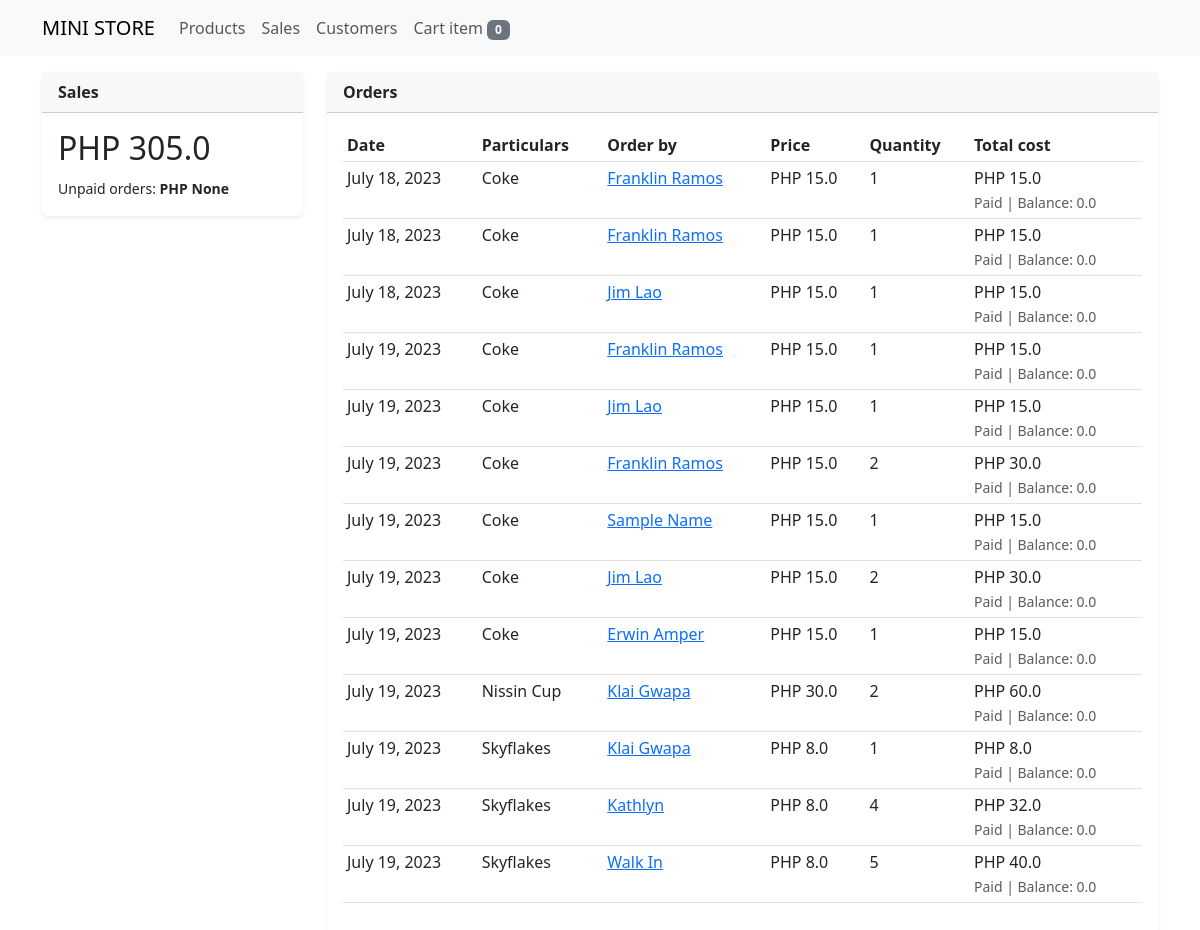
The app's page /sales, older data.
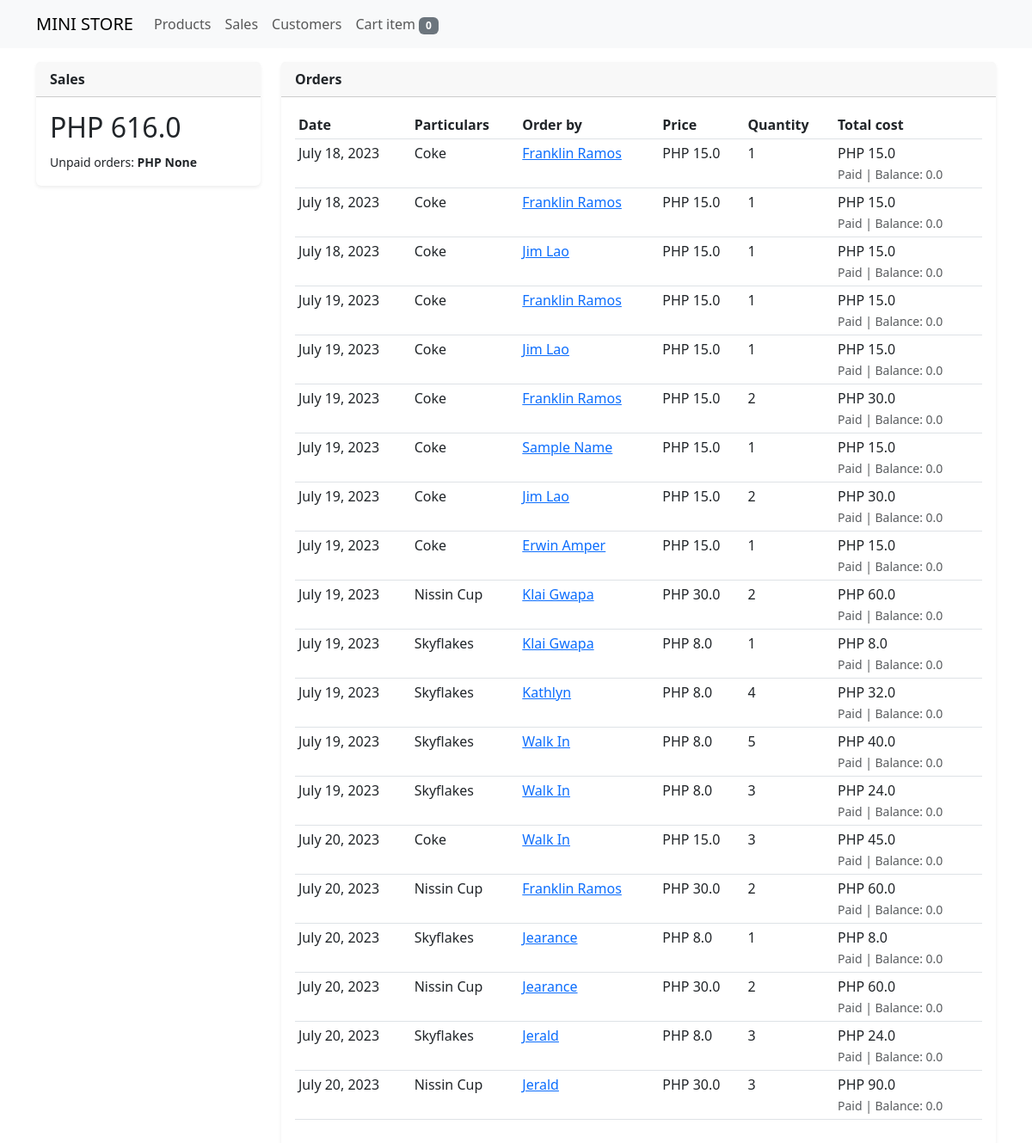
The same page, newer data.
### store/models.py (models this page shows, shortened)
class OrderTransaction(models.Model):
    order_id = models.CharField(max_length=12, unique=True)
    customer = models.ForeignKey(Customer, on_delete=models.CASCADE)
    product = models.ForeignKey(Product, on_delete=models.CASCADE)
    price = models.FloatField()
    quantity = models.PositiveIntegerField()
    total_amount = models.FloatField()
    is_paid = models.BooleanField(default=False)
    created = models.DateTimeField(auto_now_add=True)
    @property
    def get_cost(self):
        cost = self.price * self.quantity
        return cost
    @property
    def balance(self):
        if not self.is_paid:
            balance = self.get_cost
        else:
            balance = 0.0
        return balance

class TimeStampedModel(models.Model):
    created = models.DateTimeField(auto_now_add=True)
    updated = models.DateTimeField(auto_now=True)
    class Meta:
        ordering = ('-updated','-created')

class Product(TimeStampedModel):
    user = models.ForeignKey(User, on_delete=models.CASCADE)
    bar_code = models.CharField(max_length=20, unique=True)
    name = models.CharField(max_length=200)
    category = models.ForeignKey(Category, on_delete=models.CASCADE, blank=True, null=True)
    cost = models.FloatField()
    price = models.FloatField()
    quantity = models.IntegerField()
    image = models.ImageField(upload_to=image_directory_path, blank=True, null=True)

class Customer(models.Model):
    customer_id = models.CharField(max_length=12, unique=True, blank=True, null=True)
    name = models.CharField(max_length=200, unique=True)
    contact = models.CharField(max_length=20, blank=True, null=True)
    is_active = models.BooleanField(default=True)

### store/views/order_view.py (the view)
# urls.py: path('sales', order_view, name='order_view'),
def order_view(request):
    orders = OrderTransaction.objects.all()
    paid_orders = OrderTransaction.objects.filter(is_paid=True).aggregate(total=(Sum(F('price') * F('quantity'))))
    unpaid_orders = OrderTransaction.objects.filter(is_paid=False).aggregate(total=(Sum(F('price') * F('quantity'))))
    cart = Cart(request)
    cart_items = cart.__len__()
    context = {
        "title": "orders",
        "orders": orders,
        "cart_items": cart_items,
        "paid_orders": paid_orders['total'],
        "unpaid_orders": unpaid_orders['total']
    }
    return render(request, 'order_view.html', context)

### store/cartitem.py (called while the page is built)
    def __len__(self):
        return sum(item['quantity'] for item in self.cart.values())

### store/templates/order_view.html
{% extends 'base.html' %}
{% block content %}
<div class="row">
    <div class="col-sm-3">
        <div class="card border-0 shadow-sm mt-3">
            <div class="card-header">
                <strong>Sales</strong>
            </div>
            <div class="card-body">
                <h2>PHP {{ paid_orders }}</h2>
                <small>Unpaid orders: <b>PHP {{ unpaid_orders }}</b></small>
            </div>
        </div>
    </div>
    <div class="col-sm-9">
        <div class="card border-0 shadow-sm mt-3">
            <div class="card-header">
                <strong>Orders</strong>
            </div>
            <div class="card-body">
                <table class="table table-sm" id="myTable">
                    <thead>
                        <tr>
                            <th>Date</th>
                            <th>Particulars</th>
                            <th>Order by</th>
                            <th>Price</th>
                            <th>Quantity</th>
                            <th>Total cost</th>
                        </tr>
                    </thead>
                    <tbody>
                        {% for order in orders %}
                        <tr>
                            <td>{{ order.created|date }}</td>
                            <td>{{order.product.name|title}}</td>
                            <td>
                                <a href="{% url 'store:customer_details' order.customer.pk %}">{{order.customer.name|title}}</a></td>
                            <td>PHP {{order.price}}</td>
                            <td>{{order.quantity}}</td>
                            <td>
                                PHP {{ order.get_cost }} <br>
                                <small class="text-muted">
                                    {% if not order.is_paid %}
                                    Unpaid
                                    {% else %}
                                    Paid
                                    {% endif %}
                                    | Balance: {{ order.balance }}
                                </small>
                            </td>
                        </tr>
                        {% endfor %}
                    </tbody>
                </table>
            </div>
        </div>
    </div>
</div>
{% endblock %}

### templates/base.html (shortened to what this page needs)
<!DOCTYPE html>
<html lang="en">
<head>
    <link href="https://cdn.jsdelivr.net/npm/bootstrap@5.3.0/dist/css/bootstrap.min.css" rel="stylesheet">
    <link rel="stylesheet" href="https://cdnjs.cloudflare.com/ajax/libs/font-awesome/6.4.0/css/all.min.css" />
    <link href="https://cdn.datatables.net/v/bs5/jq-3.7.0/dt-1.13.5/datatables.min.css" rel="stylesheet"/>
</head>
<body>
    {% include 'includes/navigation.html' %}
    <div class="container">
        {% block content %}
        {% endblock %}
    </div>
</body>
</html>

### templates/includes/navigation.html (shortened to what this page needs)
<nav class="navbar navbar-expand-lg bg-body-tertiary" style="background-color: #222;">
    <div class="container">
      <a class="navbar-brand" href="{% url 'store:product_view' %}">MINI STORE</a>
      <div class="collapse navbar-collapse" id="navbarSupportedContent">
        <ul class="navbar-nav me-auto mb-2 mb-lg-0">
          <li class="nav-item">
            <a class="nav-link" aria-current="page" href="{% url 'store:product_view' %}">Products</a>
          </li>
          <li class="nav-item">
            <a class="nav-link" aria-current="page" href="{% url 'store:order_view' %}">Sales</a>
          </li>
          <li class="nav-item">
            <a class="nav-link" aria-current="page" href="{% url 'store:customer_view' %}">Customers</a>
          </li>
          <li class="nav-item">
            <a class="nav-link" href="{% url 'store:pos_view' %}">Cart {% if cart_items > 1 %}items <span class="badge text-bg-success"> {{ cart_items }}{% else %}item <span class="badge text-bg-secondary"> {{ cart_items }}{% endif %}</span></a>
          </li>
        </ul>
      </div>
    </div>
</nav>

Row changes from the older to the newer data that the page shows:
added OrderTransaction: created "July 19, 2023", product.name "Skyflakes", customer.name "Walk In", price "8.0", quantity "3", get_cost "24.0", shows "Paid", balance "0.0"
added OrderTransaction: created "July 20, 2023", product.name "Coke", customer.name "Walk In", price "15.0", quantity "3", get_cost "45.0", shows "Paid", balance "0.0"
added OrderTransaction: created "July 20, 2023", product.name "Nissin Cup", customer.name "Franklin Ramos", price "30.0", quantity "2", get_cost "60.0", shows "Paid", balance "0.0"
added OrderTransaction: created "July 20, 2023", product.name "Skyflakes", customer.name "Jearance", price "8.0", quantity "1", get_cost "8.0", shows "Paid", balance "0.0"
added OrderTransaction: created "July 20, 2023", product.name "Nissin Cup", customer.name "Jearance", price "30.0", quantity "2", get_cost "60.0", shows "Paid", balance "0.0"
added OrderTransaction: created "July 20, 2023", product.name "Skyflakes", customer.name "Jerald", price "8.0", quantity "3", get_cost "24.0", shows "Paid", balance "0.0"
added OrderTransaction: created "July 20, 2023", product.name "Nissin Cup", customer.name "Jerald", price "30.0", quantity "3", get_cost "90.0", shows "Paid", balance "0.0"
Text that changed along with them:
{{ paid_orders }}: "305.0" → "616.0"
